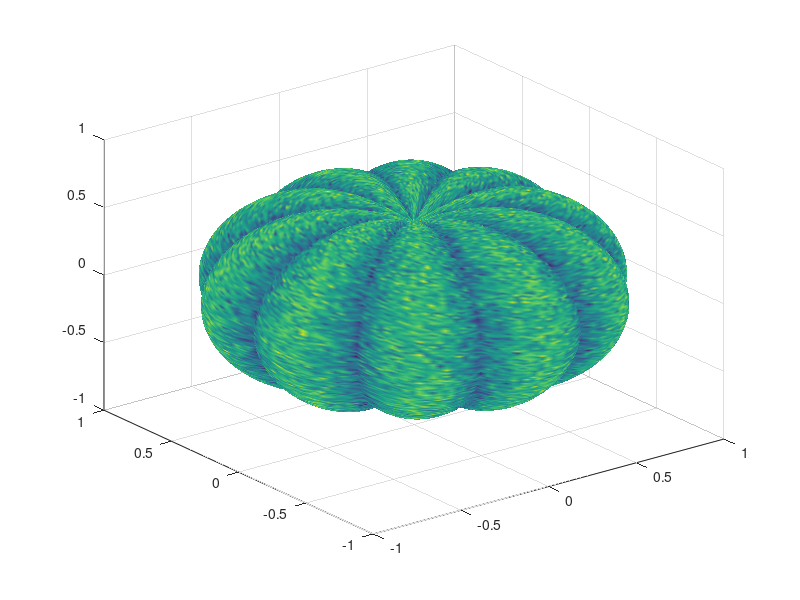

This chart was generated by the following MATLAB code: (Note: this script raises an error after producing the figure.)
% Pumpkin
figure
[X,Y,Z]=sphere(200);
R=1-(1-mod(0:.1:20,2)).^2/12;
x=R.*X; y=R.*Y; z=Z.*R;
c=hypot(hypot(x,y),z)+randn(201)*.03;
surf(x,y,(.8+(0-(1:-.01:-1)'.^4)*.3).*z,c, 'FaceColor', 'interp', 'EdgeColor', 'none')
% Stem
s = [ 1.5 1 repelem(.7, 6) ] .* [ repmat([.1 .06],1,10) .1 ]';
[t, p] = meshgrid(0:pi/15:pi/2,0:pi/20:pi);
Xs = -(.4-cos(p).*s).*cos(t)+.4;
Zs = (.5-cos(p).*s).*sin(t) + .55;
Ys = -sin(p).*s;
surface(Xs,Ys,Zs,[],'FaceColor', '#13294B','EdgeColor','none');
% Style
colormap([1 1 1; 0.3 0.6 0.8])
axis equal
box on
material([.6 1 .3])
lighting g
camlight